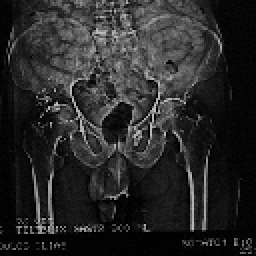
%> input picture Image Analysis and Artificial Vision/image processing assignments (x-ray)/askisi5_ImProc/images/Pelvis.bmp, 128 x 128 px (shown 2 times larger)
$ octave --eval "Program_5b_nbegetis;"   (GNU Octave 9; MATLAB toolbox functions it lacks are replaced by stand-ins)
%> lines starting %> are read from the running program, lines starting %| are printed output that depends on the picture; in (x1, y1, x2, y2) boxes, pixels count from 0 and x2, y2 are one past the last pixel; in counts of white or black regions, pixels touching at a corner belong together; the program's own positions count from 1
%%%%%%%%%%%%%%%%%%%%%%%%%%%%%%%%%%%%%%%%%%%%%%%%%%%%%%%%%%%%%%%%%%%%%%%%%%%
%% Author: Begetis Nikolaos - Postgraduate Student - Bioinformatics, ITMB
%% Supervisor: Cavouras Dionisis - Professor - ITMB
%% Course: Image Processing and Analysis
%% Function: This function uses a main program which calls all the
%% functions implementing the filters of Butterworth, Gaussian, and
%% Exponential (HP,LP,BR,BP) to process the provided images. Finally,
%% plots are provided of the 1-d and 2-d filters and of the spectra of the
%% original and processed images.
%% Filename: Program_5b_nbegetis.m
%%%%%%%%%%%%%%%%%%%%%%%%%%%%%%%%%%%%%%%%%%%%%%%%%%%%%%%%%%%%%%%%%%%%%%%%%%%

% Lab work 5b:

% Form the Ideal_filter for high-pass, low-pass, band-pass and band-reject
% versions as well as the Butterworth, Gaussian, and Exponential (HP, LP,
% BR, BP ) filtering functions to process the provided images. The program
% should work using “switch-case” for choosing the desired filtering
% function, it should provide plots of the 1-d and 2-d filters and of the
% spectra of the original and processed images.


function [] = Program_5b_nbegetis()

    clc; echo off; close all;
    %Put your images folder into the same folder as your .m program
    A=imread('./images/Pelvis.bmp');    % Pelvis.bmp HEAD6.BMP
%> A is the input picture: size 128x128 uint8; min 1, max 186, mean 40

    A = double(A);
%> A: size 128x128 double
    x = size(A, 1);
%> x = 128
    y = size(A, 2);
%> y = 128
    sprintf('x= %f  y= %f',x,y);

    Normalize_Matrix(A, 255);
%> in Normalize_Matrix, `max_A=max(max(A));`: max_A = 186
%> in Normalize_Matrix, `min_A=min(min(A));`: min_A = 1


    filter=0;
    while filter < 1 || filter > 4
        filter = input('Select the method to use for the image processing\n1. Ideal\n2. Butterworth\n3. Gaussian\n4. Exponential\nType selection (1-4):  ');
    end;
%> this loop made 1 pass; the answer given on pass 1: 1

    type=0;
    while type < 1 || type > 4
        type = input('Select the type of the above filter\n1. Low Pass\n2. High Pass\n3. Band Reject\n4. Band Pass\nType selection (1-4):  ');
    end;

    N=x; %consider square images!!!
%> N = 128

    tic

    switch filter
        case 1      % Ideal filter
            fco=round(N*0.3);   % fco is the cut-off frequency.
%> fco = 38
            % W and L are needed for the band-reject ideal filter and the
            % band-pass ideal filter
            W=N/4;L=N/4;
%> after `W=N/4`: W = 32
%> after `L=N/4`: L = 32
            fh=idealFilters(type,N,fco,L,W);
            [B,Spectrum]=filt_in_freq2(A,fh);
            plotter1(A, B, Spectrum, fh);
        case 2      % Butterworth filter
            fh = Butterworth(N,type,y);
            [B,Spectrum]=filt_in_freq2(A,fh);
            plotter1(A, B, Spectrum, fh);
        case 3      % Gaussian filter
            fco = round(y * 0.2);
            d = 20;
            fh = Gaussian(x, type, fco, d);
            [B,Spectrum]=filt_in_freq2(A,fh);
            plotter1(A, B, Spectrum, fh);
        case 4      % Exponential filter
            fco = round(y*0.2);
            ndegree = 1;
            d = 30;
            fh = Exponential(x, type, ndegree, fco, d);
            [B,Spectrum]=filt_in_freq2(A,fh);
            plotter1(A, B, Spectrum, fh);
    end

    C=ampl_fft2(A);
    D=ampl_fft2(B);

    image_depth=255;
    B=Normalize_Matrix(B, image_depth);
    C=Normalize_Matrix(C, image_depth);
    D=Normalize_Matrix(D, image_depth);

    toc

end


function [C]=ampl_fft2(A)
    x=size(A,1);
    y=size(A,2);

    %/*--------   2D - FFT  ---------*/
    for i=1:x
        for j=1:y
            if (rem((i+j),2) == 1)
                A(i,j)=-A(i,j);
            else
                A(i,j)= A(i,j);
            end;
        end;
    end;
    C=fft2(A);
    C=round(10.0 * log(abs(C)+1));
end


function [C]=Normalize_Matrix(A,tones)
    max_A=max(max(A));
    min_A=min(min(A));
    min_A=0;
    C=(A-min_A)*(tones)/(max_A-min_A); %back to 0-(tones)
end


function [fh] = idealFilters(type,N,fco,L,W);
%> called with type = 1, N = 128, fco = 38, L = 32, W = 32

    for k=1:N/2
        if type==1      % Low Pass
            if k<=fco
%                ifco1 = round(y * 0.3); %cut-off frequency
%                ifco2 = 0;
                fh(k)=1;
            else
                fh(k)=0;
            end;
        elseif type==2  % High Pass
            if k<=fco
%                ifco1 = round(y * 0.3); %cut-off frequency
%                ifco2 = 0;
                fh(k)=0;
            else
                fh(k)=1;
            end;
        elseif type==3  % Band Pass
            d=0;
%            d = input('Select the d distance for the ideal band-reject filter\nType d selection :  ');
            if k<=(d-W/2) || k>=(d+W/2)
                fh(k) = 1;
            else        % Band Reject
                fh(k) = 0;
            end;
        else
            d=0;
%            d = input('Select the d distance for the ideal band-pass filter\nType d selection :  ');
            if k<=(d-W/2) || k>=(d+W/2)
                fh(k) = 0;
            else
                fh(k) = 1;
            end;
        end
    end

    for k=N/2+1:N
        fh(k) = fh(N+1-k);
    end %//i.e. mirror N/2..N-1
end


function [C,S] = filt_in_freq2(A,fh)
    x=size(A,1);y=size(A,2);
%> after `x=size(A,1)`: x = 128
%> after `y=size(A,2)`: y = 128
    C=fft2(A);

    for i=1:x
        for j=1:y
            ir = sqrt(j*j + i*i);
            if (ir > x ) ir = x;end;%if
            C(i,j)=C(i,j)*fh(round(ir));
        end;
    end;

    C=ifft2(C);
    C=real(C);C=abs(C);
%> after `C=real(C)`:
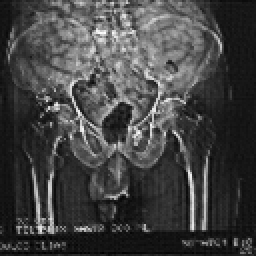
%> C: size 128x128 double (shown 2 times larger); min -12.42, max 186.2, mean 40; drawn with min black and max white
%> after `C=abs(C)`:
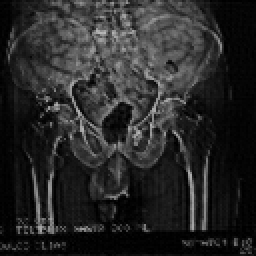
%> C: size 128x128 double (shown 2 times larger); min 0.000633, max 186.2, mean 40.2

    for i=1:x;
        for j=1:y;
            ir = sqrt((x/2-j)^2 + (y/2-i)^2);
            if (ir > x ) ir = x;end;
            if (ir == 0 ) ir = 1;end;
            S(i,j)=fh(round(ir));
        end;
    end;
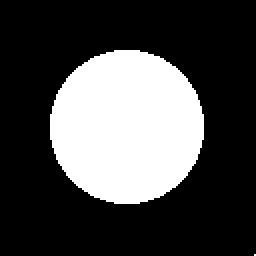
%> S: size 128x128 double (shown 2 times larger); values 0 (black) and 1 (white), 28.5% white; 2 white regions (1 under 20 px), largest, box (x1, y1, x2, y2) and area: (25, 25, 102, 102) 4669
end


% [95 lines left out: functions Butterworth, Gaussian, Exponential, not called in this run]


function [] = plotter1(A, B, Spectrum, fh)
    x = size(A, 1); y = size(A, 2);
    %==============PLOT IMAGES===================================
    colormap('gray');
    subplot(2,3,1); imagesc(A); xlabel('Original Image');
    axis equal; axis([1 size(A,2) 1 size(A,1)]);

    subplot(2,3,2); plot(y*fh, 'red'); xlabel('Filter Function');
    axis equal; axis([1 x 1 y]);grid on;

    subplot(2,3,3); imagesc(B); xlabel('Processed Image');
    axis equal; axis([1 size(B,2) 1 size(B,1)]);

    A = ampl_fft2(A);
%> after the loop in ampl_fft2, `for i=1:x`:
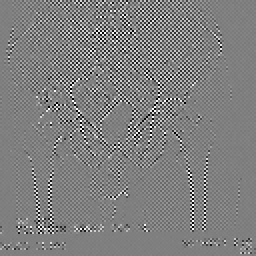
%> A: size 128x128 double (shown 2 times larger); min -186, max 186, mean 0; drawn with min black and max white
%> in ampl_fft2, `C=round(10.0 * log(abs(C)+1));`:
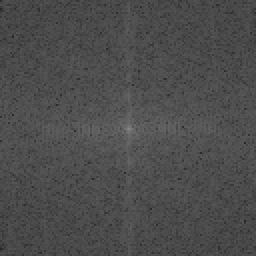
%> C: size 128x128 double (shown 2 times larger); min 38, max 134, mean 76.5
    subplot(2,3,4); imagesc(A); xlabel('Or. Im. Spectrum');
    axis equal; axis([1 size(A,2) 1 size(A,1)]);

    subplot(2,3,5);imagesc(Spectrum);xlabel('2-D Filter');
    axis equal;axis([1 size(Spectrum,2) 1 size(Spectrum,1)]);

    B = ampl_fft2(B);
    subplot(2,3,6); imagesc(B); xlabel('Processed Im. Spectrum');
    axis equal; axis([1 size(B,2) 1 size(B,1)]);
end
%> call 3 of Normalize_Matrix, with tones = 255
%> in Normalize_Matrix (call 3), `max_A=max(max(A));`: max_A = 134
%> in Normalize_Matrix (call 3), `min_A=min(min(A));`: min_A = 38
%> in Normalize_Matrix (call 3), `C=(A-min_A)*(tones)/(max_A-min_A);`:
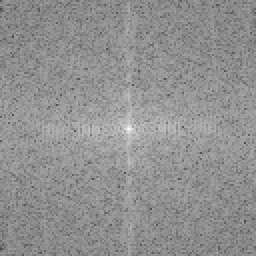
%> C: size 128x128 double (shown 2 times larger); min 72.31, max 255, mean 145.5
%> `Program_5b_nbegetis;`:
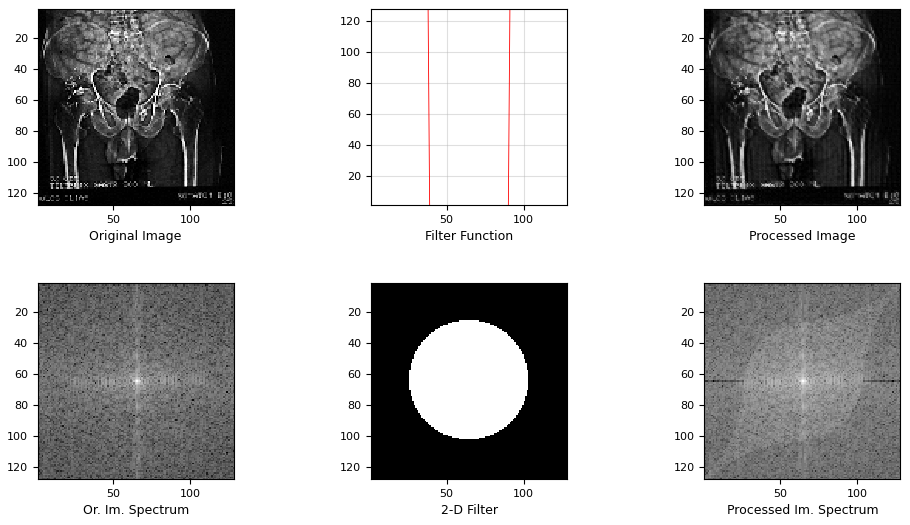
%> figure redrawn from the program's plot data, 6 panels

$ run again, with Image Analysis and Artificial Vision/image processing assignments (x-ray)/askisi5_ImProc/images/01254520_256X256.bmp copied over Image Analysis and Artificial Vision/image processing assignments (x-ray)/askisi5_ImProc/images/Pelvis.bmp
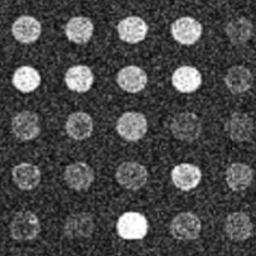
%> input picture Image Analysis and Artificial Vision/image processing assignments (x-ray)/askisi5_ImProc/images/01254520_256X256.bmp, 256 x 256 px
%> in Program_5b_nbegetis, A is the input picture: size 256x256 uint8; min 6, max 255, mean 72.6
%> max_A = 255
%> min_A = 6
%> the loop in Program_5b_nbegetis, `while filter < 1 || filter > 4` made 1 pass; the answer given on pass 1: 1
%> the loop in Program_5b_nbegetis, `while type < 1 || type > 4` made 1 pass; the answer given on pass 1: 1
%> after the loop in filt_in_freq2, `for i=1:x;`:
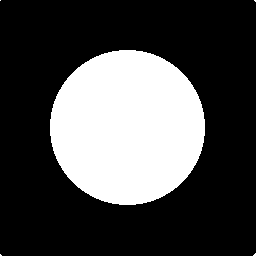
%> S: size 256x256 double; values 0 (black) and 1 (white), 28.8% white; 5 white regions (4 under 20 px), largest, box (x1, y1, x2, y2) and area: (50, 50, 205, 205) 18893
%> max_A = 154
%> min_A = 15
%> in Normalize_Matrix (call 3), `C=(A-min_A)*(tones)/(max_A-min_A);`:
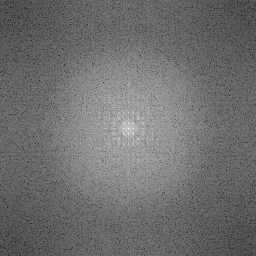
%> C: size 256x256 double; min 24.84, max 255, mean 110.8
